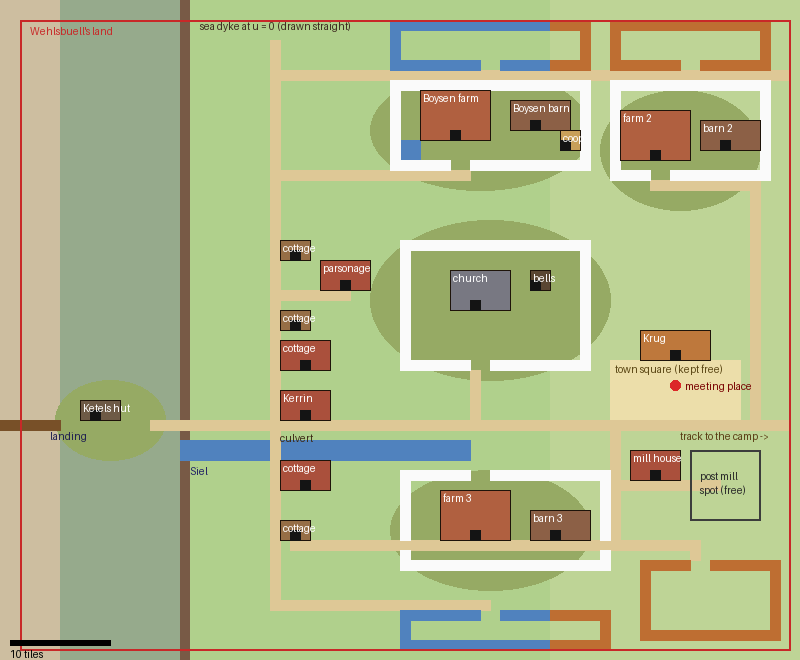

This figure's Python source:
"""Draws the proposed layout of Wehlsbüll (design/world/wehlsbuell.md) as a top-down PNG.

    .venv/bin/python design/world/wehlsbuell-layout.py

One block is one tile, `SCALE` pixels. The coast is drawn straight: u is tiles east of the sea
dyke, v tiles south of the village's middle row. The real coast wanders up to 8 tiles within the
village's rows (the site search takes only rows where it does), so the inland part is laid out
8 tiles or more behind the dyke.

The script also checks the layout: no two buildings or walls overlap, every door has its free
tile in front, and from every door one can walk to the Sielweg (the main lane) round the fences.
"""

from collections import deque
from pathlib import Path

from PIL import Image, ImageDraw

SCALE = 10
U_MIN, U_MAX = -18, 62
V_MIN, V_MAX = -30, 36

# Building types: footprint (w, h), door offset (x, y), colour.
TYPES = {
    "hall_house": ((7, 5), (3, 4), (176, 96, 64)),
    "barn": ((6, 3), (2, 2), (140, 96, 70)),
    "coop": ((2, 2), (0, 1), (200, 160, 90)),
    "church": ((6, 4), (2, 3), (120, 120, 130)),
    "bell_frame": ((2, 2), (0, 1), (90, 70, 50)),
    "longhouse": ((7, 3), (3, 2), (190, 120, 60)),
    "kate": ((5, 3), (2, 2), (170, 80, 60)),
    "shack": ((3, 2), (1, 1), (150, 110, 70)),
    "fisher_hut": ((4, 2), (1, 1), (110, 90, 70)),
}

# (type, origin u, v, what it is, who lives there). Every plan building of the page.
BUILDINGS = [
    ("fisher_hut", -10, 10, "Ketels hut", "Momme, Inken"),
    ("hall_house", 24, -21, "Boysen farm", "Antje, Hinrich, Boy"),
    ("barn", 33, -20, "Boysen barn", ""),
    ("coop", 38, -17, "coop", ""),
    ("hall_house", 44, -19, "farm 2", ""),
    ("barn", 52, -18, "barn 2", ""),
    ("hall_house", 26, 19, "farm 3", ""),
    ("barn", 35, 21, "barn 3", ""),
    ("church", 27, -3, "church", ""),
    ("bell_frame", 35, -3, "bells", ""),
    ("kate", 14, -4, "parsonage", ""),
    ("longhouse", 46, 3, "Krug", ""),
    ("shack", 10, -6, "cottage", ""),
    ("shack", 10, 1, "cottage", ""),
    ("kate", 10, 4, "cottage", ""),
    ("kate", 10, 9, "Kerrin", "Kerrin"),
    ("kate", 10, 16, "cottage", ""),
    ("shack", 10, 22, "cottage", ""),
    ("kate", 45, 15, "mill house", "Ocke, Gesche"),
]

# Warften and the landing's: (centre u, v, radius u, radius v).
WARFTEN = [
    (-7, 12, 5.5, 4.0),
    (31, 0, 12.0, 8.0),
    (30, -17, 11.0, 6.0),
    (50, -15, 8.0, 6.0),
    (31, 23, 10.0, 6.0),
]
PONDS = [(22, -16, 2, 2)]

# Lanes, one tile wide: polylines through corner tiles.
LANES = [
    [(-3, 12), (60, 12)],  # Sielweg: landing, sluice, the whole village, the Geest
    [(9, -26), (9, 30)],  # Deichweg
    [(9, -13), (28, -13)],  # to the Boysen farm
    [(9, -1), (16, -1)],  # to the parsonage
    [(29, 7), (29, 12)],  # Kirchweg from the churchyard gate
    [(47, -12), (57, -12), (57, 12)],  # farm 2
    [(11, 24), (43, 24), (43, 12)],  # farm 3
    [(43, 18), (53, 18)],  # to the mill
    [(9, -23), (60, -23)],  # along the north fields
    [(9, 30), (30, 30)],  # to the south field
    [(43, 24), (51, 24), (51, 25)],  # to the Koppel
]

# Walls and fences: (kind, u0, v0, u1, v1, gaps as tiles).
FENCES = [
    ("wall", 22, -6, 40, 6, [(29, 6), (30, 6)]),  # churchyard
    ("fence", 21, -22, 40, -14, [(27, -14), (28, -14)]),  # Boysen yard
    ("fence", 43, -22, 58, -13, [(47, -13), (48, -13)]),  # farm 2 yard
    ("fence", 22, 17, 42, 26, [(29, 17), (30, 17), (22, 24), (42, 24)]),  # farm 3 yard
]

# Fields: u0, v0, u1, v1 and the gap tiles. A ditch where the ground is marsh (u <= MARSH_END),
# a Knick on the Geest, as the old generator did.
FIELDS = [
    (21, -28, 40, -24, [(30, -24), (31, -24)]),
    (43, -28, 58, -24, [(50, -24), (51, -24)]),
    (22, 31, 42, 34, [(30, 31), (31, 31)]),
    (46, 26, 59, 33, [(51, 26), (52, 26)]),
]
MARSH_END = 36

SQUARE = (43, 6, 55, 11)  # the town square by the Krug, kept free
MEETING = (49, 8)
MILL_SPOT = (51, 15, 57, 21)
LANDING_SPOT = (-12, 12)
JETTY = [(-13, 12), (-18, 12)]
SIEL = [(0, 14), (0, 15)]  # the Sielzug's gap in the dyke
SIELZUG = (1, 14, 28, 15)
TERRITORY = (-16, -28, 60, 34)

SKY = (236, 240, 232)
MUD = (205, 190, 160)
SALT = (150, 170, 140)
DYKE = (120, 90, 70)
MARSH = (176, 208, 140)
GEEST = (190, 212, 150)
WATER = (80, 130, 190)
WARFT = (150, 170, 100)
LANE = (222, 200, 150)
SQUARE_COLOUR = (236, 222, 170)
KNICK = (190, 110, 50)


def px(u: float, v: float) -> tuple[float, float]:
    return ((u - U_MIN) * SCALE, (v - V_MIN) * SCALE)


def tile_box(u0: int, v0: int, u1: int, v1: int) -> list[float]:
    """The pixel box of the tiles u0..u1, v0..v1 (both ends included)."""
    left, top = px(u0, v0)
    right, bottom = px(u1 + 1, v1 + 1)
    return [left, top, right, bottom]


def footprint(kind: str, u: int, v: int) -> set[tuple[int, int]]:
    (width, height), _, _ = TYPES[kind]
    return {(u + x, v + y) for x in range(width) for y in range(height)}


def door_front(kind: str, u: int, v: int) -> tuple[int, int]:
    _, (door_x, door_y), _ = TYPES[kind]
    return (u + door_x, v + door_y + 1)


def lane_tiles() -> set[tuple[int, int]]:
    tiles: set[tuple[int, int]] = set()
    for line in LANES:
        for (u0, v0), (u1, v1) in zip(line, line[1:]):
            for u in range(min(u0, u1), max(u0, u1) + 1):
                for v in range(min(v0, v1), max(v0, v1) + 1):
                    tiles.add((u, v))
    return tiles


def fence_tiles() -> set[tuple[int, int]]:
    tiles: set[tuple[int, int]] = set()
    for _, u0, v0, u1, v1, gaps in FENCES:
        ring = {(u, v) for u in range(u0, u1 + 1) for v in range(v0, v1 + 1)
                if u in (u0, u1) or v in (v0, v1)}
        tiles |= ring - set(gaps)
    return tiles


def field_tiles() -> tuple[set[tuple[int, int]], set[tuple[int, int]]]:
    """The ditch tiles and the Knick tiles of the fields' rings."""
    ditches: set[tuple[int, int]] = set()
    knicks: set[tuple[int, int]] = set()
    for u0, v0, u1, v1, gaps in FIELDS:
        ring = {(u, v) for u in range(u0, u1 + 1) for v in range(v0, v1 + 1)
                if u in (u0, u1) or v in (v0, v1)} - set(gaps)
        ditches |= {tile for tile in ring if tile[0] <= MARSH_END}
        knicks |= {tile for tile in ring if tile[0] > MARSH_END}
    return ditches, knicks


def check() -> None:
    covered: dict[tuple[int, int], str] = {}
    for kind, u, v, name, _ in BUILDINGS:
        for tile in footprint(kind, u, v):
            assert tile not in covered, f"{name} overlaps {covered[tile]} at {tile}"
            covered[tile] = name
    fences = fence_tiles()
    assert not fences & set(covered), f"a fence is in a building: {fences & set(covered)}"
    lanes = lane_tiles()
    # A lane over the Sielzug is a culvert: the water goes under it.
    water = {(u, v) for u in range(SIELZUG[0], SIELZUG[2] + 1) for v in range(SIELZUG[1], SIELZUG[3] + 1)}
    ditches, knicks = field_tiles()
    blocked = set(covered) | fences | (water - lanes) | ditches | knicks
    assert not (ditches | knicks) & (set(covered) | fences | lanes), "a field ring is on a building, fence or lane"
    assert not lanes & (set(covered) | fences), f"a lane runs through {lanes & blocked}"
    for kind, u, v, name, _ in BUILDINGS:
        front = door_front(kind, u, v)
        assert front not in blocked, f"the door of {name} is blocked at {front}"
    # Walk from every door to the Sielweg.
    for kind, u, v, name, _ in BUILDINGS:
        seen = {door_front(kind, u, v)}
        queue = deque(seen)
        while queue:
            u0, v0 = queue.popleft()
            for step in ((1, 0), (-1, 0), (0, 1), (0, -1)):
                tile = (u0 + step[0], v0 + step[1])
                inside = U_MIN <= tile[0] <= U_MAX and V_MIN <= tile[1] <= V_MAX
                if inside and tile not in blocked and tile not in seen:
                    seen.add(tile)
                    queue.append(tile)
        assert (60, 12) in seen, f"nobody can walk from {name} to the Sielweg"
    # No field is shut in: from its gap one can walk to the Sielweg.
    for u0, v0, u1, v1, gaps in FIELDS:
        seen = set(gaps)
        queue = deque(seen)
        while queue:
            u, v = queue.popleft()
            for step in ((1, 0), (-1, 0), (0, 1), (0, -1)):
                tile = (u + step[0], v + step[1])
                inside = U_MIN <= tile[0] <= U_MAX and V_MIN <= tile[1] <= V_MAX
                if inside and tile not in blocked and tile not in seen:
                    seen.add(tile)
                    queue.append(tile)
        assert (60, 12) in seen, f"the field at {u0}, {v0} is shut in"
    square = {(u, v) for u in range(SQUARE[0], SQUARE[2] + 1) for v in range(SQUARE[1], SQUARE[3] + 1)}
    assert not square & (set(covered) | fences | water | ditches | knicks), "the town square is not free"
    for spot in (MEETING, LANDING_SPOT):
        assert spot not in blocked, f"the spot {spot} is blocked"


def draw() -> Image.Image:
    width, height = (U_MAX - U_MIN) * SCALE, (V_MAX - V_MIN) * SCALE
    image = Image.new("RGB", (width, height), SKY)
    pen = ImageDraw.Draw(image)
    pen.rectangle(tile_box(U_MIN, V_MIN, -13, V_MAX), fill=MUD)
    pen.rectangle(tile_box(-12, V_MIN, -1, V_MAX), fill=SALT)
    pen.rectangle(tile_box(0, V_MIN, 0, V_MAX), fill=DYKE)
    pen.rectangle(tile_box(1, V_MIN, 36, V_MAX), fill=MARSH)
    pen.rectangle(tile_box(37, V_MIN, U_MAX, V_MAX), fill=GEEST)
    for u, v, radius_u, radius_v in WARFTEN:
        pen.ellipse([*px(u - radius_u, v - radius_v), *px(u + radius_u, v + radius_v)], fill=WARFT)
    pen.rectangle(tile_box(*SQUARE), fill=SQUARE_COLOUR)
    pen.rectangle(tile_box(*SIELZUG), fill=WATER)
    for u, v in SIEL:
        pen.rectangle(tile_box(u, v, u, v), fill=WATER)
    for u, v in lane_tiles():
        pen.rectangle(tile_box(u, v, u, v), fill=LANE)
    for u, v, w, h in PONDS:
        pen.rectangle(tile_box(u, v, u + w - 1, v + h - 1), fill=WATER)
    ditches, knicks = field_tiles()
    for tiles, colour in ((ditches, WATER), (knicks, KNICK)):
        for u, v in tiles:
            pen.rectangle(tile_box(u, v, u, v), fill=colour)
    pen.text(px(10, 13.2), "culvert", fill=(60, 40, 20))
    for u, v in fence_tiles():
        pen.rectangle(tile_box(u, v, u, v), fill=(250, 250, 250))
    u0, v0, u1, v1 = MILL_SPOT
    pen.rectangle(tile_box(u0, v0, u1, v1), outline=(60, 60, 60), width=2)
    pen.text(px(u0 + 1, v0 + 2), "post mill\nspot (free)", fill=(40, 40, 40))
    for u, v in JETTY[:1]:
        pen.rectangle(tile_box(JETTY[1][0], v, u, v), fill=(120, 80, 40))
    for kind, u, v, name, _ in BUILDINGS:
        pen.rectangle(tile_box(u, v, u + TYPES[kind][0][0] - 1, v + TYPES[kind][0][1] - 1),
                      fill=TYPES[kind][2], outline=(30, 20, 10))
        door = door_front(kind, u, v)
        pen.rectangle(tile_box(door[0], door[1] - 1, door[0], door[1] - 1), fill=(20, 20, 20))
        pen.text(px(u + 0.3, v + 0.2), name, fill=(255, 255, 255))
    pen.ellipse([*px(MEETING[0], MEETING[1]), *px(MEETING[0] + 1, MEETING[1] + 1)], fill=(220, 40, 40))
    pen.text(px(MEETING[0] + 1.5, MEETING[1]), "meeting place", fill=(120, 0, 0))
    pen.text(px(SQUARE[0] + 0.5, SQUARE[1] + 0.3), "town square (kept free)", fill=(90, 70, 20))
    pen.text(px(U_MAX - 12, 13), "track to the camp ->", fill=(90, 60, 20))
    pen.text(px(LANDING_SPOT[0] - 1, LANDING_SPOT[1] + 1), "landing", fill=(30, 30, 80))
    pen.text(px(1, 16.5), "Siel", fill=(30, 30, 100))
    pen.text(px(2, -28), "sea dyke at u = 0 (drawn straight)", fill=(60, 40, 30))
    pen.rectangle(tile_box(*TERRITORY[:2], TERRITORY[2], TERRITORY[3]), outline=(200, 40, 40), width=2)
    pen.text(px(TERRITORY[0] + 1, TERRITORY[1] + 0.5), "Wehlsbuell's land", fill=(200, 40, 40))
    scale_left, scale_top = px(U_MIN + 1, V_MAX - 2)
    pen.rectangle([scale_left, scale_top, scale_left + 10 * SCALE, scale_top + 5], fill=(0, 0, 0))
    pen.text((scale_left, scale_top + 8), "10 tiles", fill=(0, 0, 0))
    return image


if __name__ == "__main__":
    check()
    draw().save(Path(__file__).with_suffix(".png"))
    print("ok:", len(BUILDINGS), "buildings")
